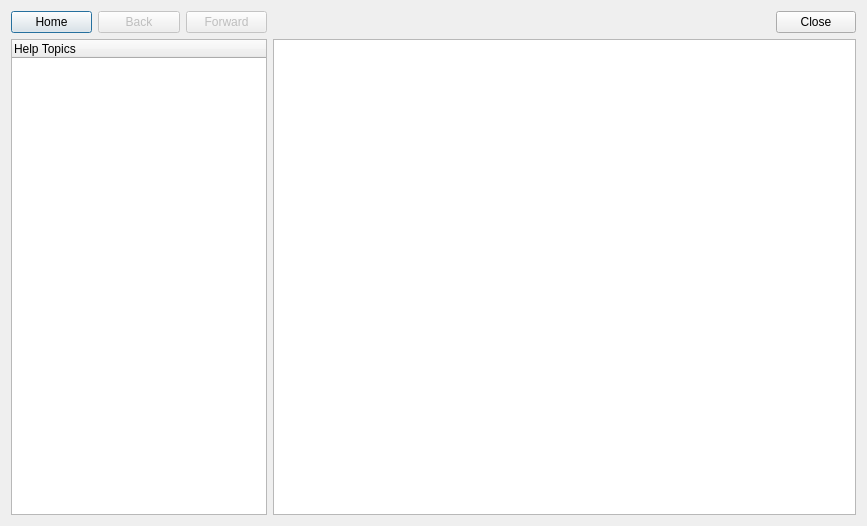
<?xml version="1.0" encoding="UTF-8"?>
<ui version="4.0">
 <class>HelpBrowser</class>
 <widget class="QDialog" name="HelpBrowser">
  <property name="geometry">
   <rect>
    <x>0</x>
    <y>0</y>
    <width>867</width>
    <height>526</height>
   </rect>
  </property>
  <property name="windowTitle">
   <string>Help Browser</string>
  </property>
  <layout class="QHBoxLayout" name="horizontalLayout_3" stretch="0,1">
   <item>
    <layout class="QVBoxLayout" name="verticalLayout_2">
     <item>
      <layout class="QHBoxLayout" name="horizontalLayout_2">
       <item>
        <widget class="QPushButton" name="buttonHome">
         <property name="text">
          <string>Home</string>
         </property>
         <property name="icon">
          <iconset theme="go-home" resource="icons.qrc">
           <normaloff>:/icons/go-home.svg</normaloff>:/icons/go-home.svg</iconset>
         </property>
        </widget>
       </item>
       <item>
        <widget class="QPushButton" name="buttonBack">
         <property name="enabled">
          <bool>false</bool>
         </property>
         <property name="text">
          <string>Back</string>
         </property>
         <property name="icon">
          <iconset theme="go-previous" resource="icons.qrc">
           <normaloff>:/icons/go-previous.svg</normaloff>:/icons/go-previous.svg</iconset>
         </property>
        </widget>
       </item>
       <item>
        <widget class="QPushButton" name="buttonForward">
         <property name="enabled">
          <bool>false</bool>
         </property>
         <property name="text">
          <string>Forward</string>
         </property>
         <property name="icon">
          <iconset theme="go-next" resource="icons.qrc">
           <normaloff>:/icons/go-next.svg</normaloff>:/icons/go-next.svg</iconset>
         </property>
        </widget>
       </item>
      </layout>
     </item>
     <item>
      <widget class="QTreeWidget" name="treeTopics">
       <column>
        <property name="text">
         <string>Help Topics</string>
        </property>
       </column>
      </widget>
     </item>
    </layout>
   </item>
   <item>
    <layout class="QVBoxLayout" name="verticalLayout">
     <item>
      <layout class="QHBoxLayout" name="horizontalLayout">
       <item>
        <spacer name="horizontalSpacer">
         <property name="orientation">
          <enum>Qt::Horizontal</enum>
         </property>
         <property name="sizeHint" stdset="0">
          <size>
           <width>40</width>
           <height>20</height>
          </size>
         </property>
        </spacer>
       </item>
       <item>
        <widget class="QDialogButtonBox" name="buttonBox">
         <property name="orientation">
          <enum>Qt::Horizontal</enum>
         </property>
         <property name="standardButtons">
          <set>QDialogButtonBox::Close</set>
         </property>
        </widget>
       </item>
      </layout>
     </item>
     <item>
      <widget class="QTextBrowser" name="textBrowser">
       <property name="sizePolicy">
        <sizepolicy hsizetype="MinimumExpanding" vsizetype="Expanding">
         <horstretch>0</horstretch>
         <verstretch>0</verstretch>
        </sizepolicy>
       </property>
       <property name="minimumSize">
        <size>
         <width>550</width>
         <height>0</height>
        </size>
       </property>
       <property name="autoFormatting">
        <set>QTextEdit::AutoAll</set>
       </property>
       <property name="openExternalLinks">
        <bool>true</bool>
       </property>
      </widget>
     </item>
    </layout>
   </item>
  </layout>
 </widget>
 <tabstops>
  <tabstop>buttonHome</tabstop>
  <tabstop>buttonBack</tabstop>
  <tabstop>buttonForward</tabstop>
  <tabstop>treeTopics</tabstop>
  <tabstop>textBrowser</tabstop>
 </tabstops>
 <resources>
  <include location="icons.qrc"/>
 </resources>
 <connections>
  <connection>
   <sender>buttonBox</sender>
   <signal>accepted()</signal>
   <receiver>HelpBrowser</receiver>
   <slot>accept()</slot>
   <hints>
    <hint type="sourcelabel">
     <x>803</x>
     <y>33</y>
    </hint>
    <hint type="destinationlabel">
     <x>157</x>
     <y>274</y>
    </hint>
   </hints>
  </connection>
  <connection>
   <sender>buttonBox</sender>
   <signal>rejected()</signal>
   <receiver>HelpBrowser</receiver>
   <slot>reject()</slot>
   <hints>
    <hint type="sourcelabel">
     <x>827</x>
     <y>33</y>
    </hint>
    <hint type="destinationlabel">
     <x>286</x>
     <y>274</y>
    </hint>
   </hints>
  </connection>
  <connection>
   <sender>buttonHome</sender>
   <signal>clicked()</signal>
   <receiver>textBrowser</receiver>
   <slot>home()</slot>
   <hints>
    <hint type="sourcelabel">
     <x>67</x>
     <y>22</y>
    </hint>
    <hint type="destinationlabel">
     <x>336</x>
     <y>150</y>
    </hint>
   </hints>
  </connection>
  <connection>
   <sender>buttonBack</sender>
   <signal>clicked()</signal>
   <receiver>textBrowser</receiver>
   <slot>backward()</slot>
   <hints>
    <hint type="sourcelabel">
     <x>153</x>
     <y>21</y>
    </hint>
    <hint type="destinationlabel">
     <x>319</x>
     <y>110</y>
    </hint>
   </hints>
  </connection>
  <connection>
   <sender>buttonForward</sender>
   <signal>clicked()</signal>
   <receiver>textBrowser</receiver>
   <slot>forward()</slot>
   <hints>
    <hint type="sourcelabel">
     <x>227</x>
     <y>23</y>
    </hint>
    <hint type="destinationlabel">
     <x>301</x>
     <y>79</y>
    </hint>
   </hints>
  </connection>
  <connection>
   <sender>textBrowser</sender>
   <signal>backwardAvailable(bool)</signal>
   <receiver>buttonBack</receiver>
   <slot>setEnabled(bool)</slot>
   <hints>
    <hint type="sourcelabel">
     <x>302</x>
     <y>194</y>
    </hint>
    <hint type="destinationlabel">
     <x>127</x>
     <y>27</y>
    </hint>
   </hints>
  </connection>
  <connection>
   <sender>textBrowser</sender>
   <signal>forwardAvailable(bool)</signal>
   <receiver>buttonForward</receiver>
   <slot>setEnabled(bool)</slot>
   <hints>
    <hint type="sourcelabel">
     <x>300</x>
     <y>222</y>
    </hint>
    <hint type="destinationlabel">
     <x>207</x>
     <y>25</y>
    </hint>
   </hints>
  </connection>
 </connections>
</ui>
